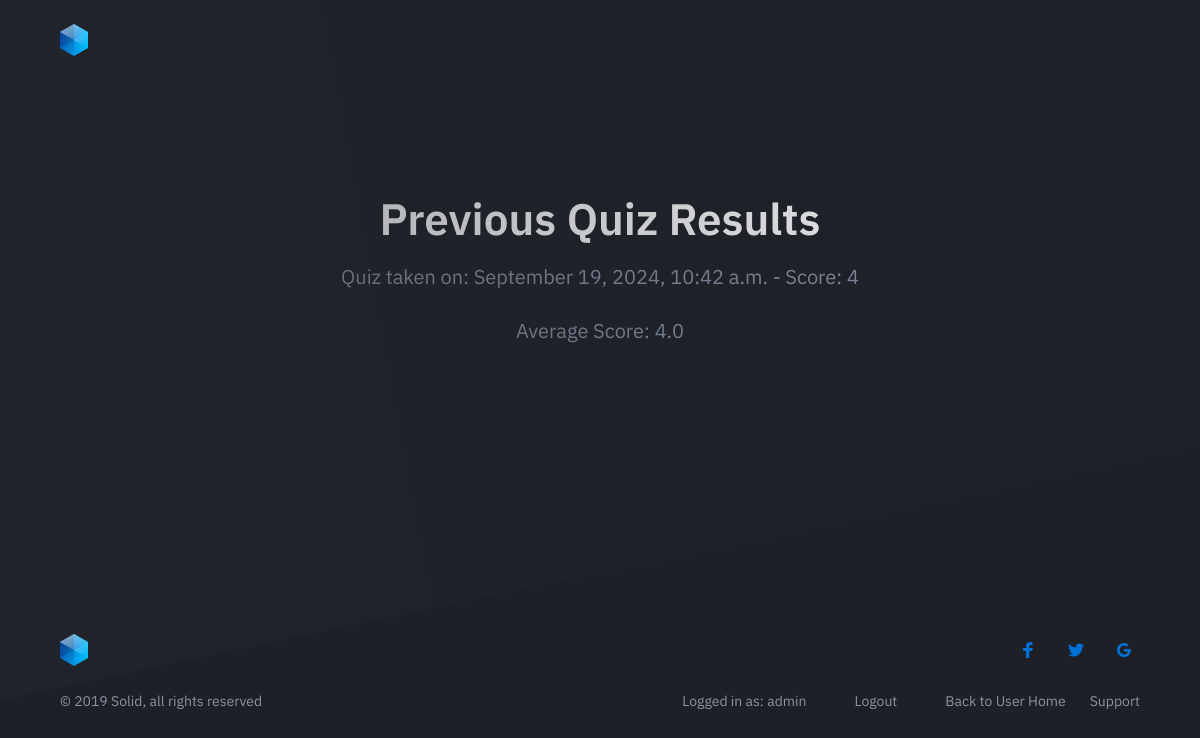
/quiz/previous-results/ (signed in), run on an earlier commit of the app's database.
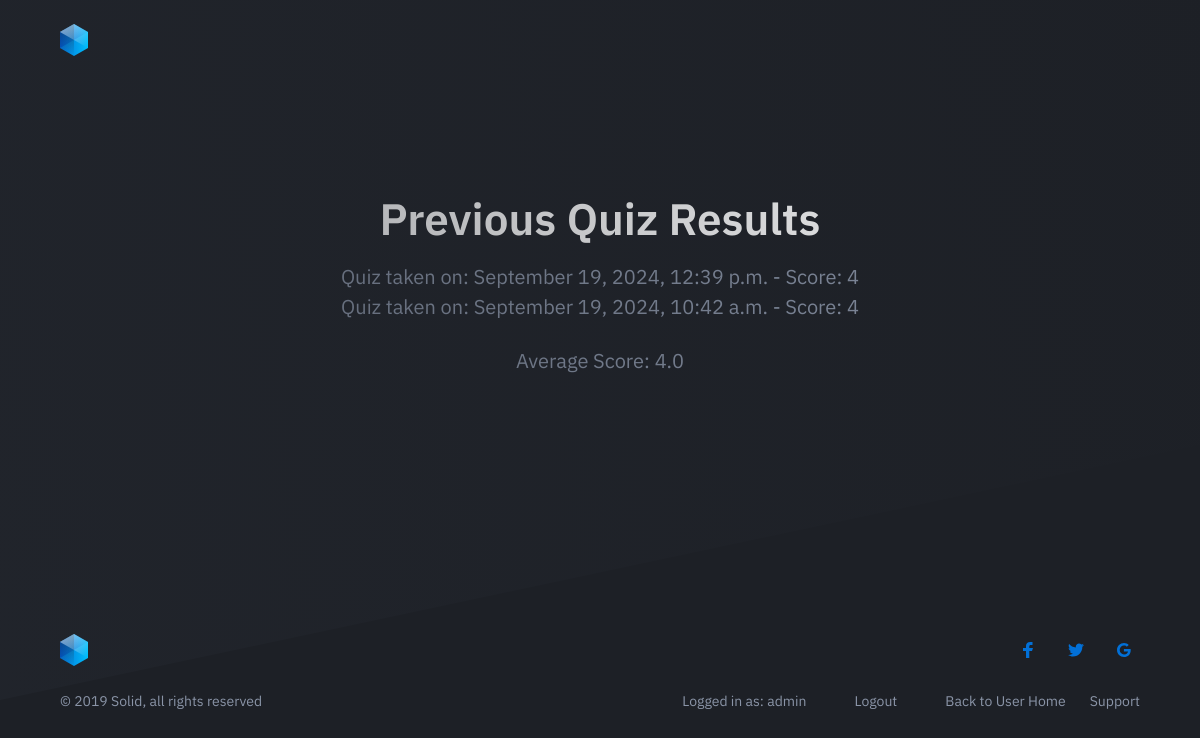
And on a later commit of the database.
### quiz/models.py (models this page shows)
class UserResult(models.Model):
    user = models.ForeignKey(User, on_delete=models.CASCADE)
    score = models.IntegerField()
    completed_at = models.DateTimeField(auto_now_add=True)

### quiz/views.py (the view)
# urls.py: path('previous-results/', views.previous_results_view, name='previous_results'),
@login_required
def previous_results_view(request):
    results = UserResult.objects.filter(user=request.user).order_by('-completed_at')  # Fetch and sort results by date
    average_score = results.aggregate(models.Avg('score'))['score__avg']  # Calculate average score
    return render(request, 'quiz/previous_results.html', {
        'results': results,
        'average_score': average_score
    })

### quiz/templates/quiz/previous_results.html (shortened to what this page needs)
{% load static %}
<!DOCTYPE html>
<html lang="en">
<head>
    <link rel="stylesheet" href="{% static 'homepage/css/style.css' %}">
</head>
<body class="is-boxed has-animations">
    <div class="body-wrap">
        <header class="site-header">
            <div class="container">
                <div class="site-header-inner">
                    <div class="brand header-brand">
                        <h1 class="m-0">
                            <a href="#">
                                <img class="header-logo-image" src="{% static 'homepage/images/logo.svg' %}" alt="Logo">
                            </a>
                        </h1>
                    </div>
                </div>
            </div>
        </header>
        <main>
            <section class="hero">
                <div class="container text-center">
                    <h1>Previous Quiz Results</h1>
                    <div class="results-container">
                        {% if results %}
                            <ul class="list-reset">
                                {% for result in results %}
                                    <li>
                                        Quiz taken on: {{ result.completed_at|date:"F j, Y, g:i a" }} - Score: {{ result.score }}
                                    </li>
                                {% endfor %}
                            </ul>
                            <p>Average Score: {{ average_score|default:"No results yet" }}</p>
                        {% else %}
                            <p>No previous results found.</p>
                        {% endif %}
                    </div>
            </section>
        </main>
        <footer class="site-footer">
            <div class="container">
                <div class="site-footer-inner">
                    <div class="brand footer-brand">
                        <a href="#">
                            <img class="header-logo-image" src="{% static 'homepage/images/logo.svg' %}" alt="Logo">
                        </a>
                    </div>
                    <ul class="footer-links list-reset">
                        <li>
                            <p>Logged in as: {{ user.username }}</p>
                        </li>
                        <li>
                            <a href="{% url 'quiz:logout' %}" class="button-sm">Logout</a>
                        </li>
                        <li>
                            <a href="{% url 'quiz:user_home' %}">Back to User Home</a>
                        </li>
                        <li>
                            <a href="#">Support</a>
                        </li>
                    </ul>
                    <ul class="footer-social-links list-reset">
                        <li>
                            <a href="#">
                                <svg width="16" height="16" xmlns="http://www.w3.org/2000/svg">
                                    <path d="M6.023 16L6 9H3V6h3V4c0-2.7 1.672-4 4.08-4 1.153 0 2.144.086 2.433.124v2.821h-1.67c-1.31 0-1.563.623-1.563 1.536V6H13l-1 3H9.28v7H6.023z" fill="#0270D7"/>
                                </svg>
                            </a>
                        </li>
                        <li>
                            <a href="#">
                            </a>
                        </li>
                        <li>
                            <a href="#">
                                <svg width="16" height="16" xmlns="http://www.w3.org/2000/svg">
                                    <path d="M7.9 7v2.4H12c-.2 1-1.2 3-4 3-2.4 0-4.3-2-4.3-4.4 0-2.4 2-4.4 4.3-4.4 1.4 0 2.3.6 2.8 1.1l1.9-1.8C11.5 1.7 9.9 1 8 1 4.1 1 1 4.1 1 8s3.1 7 7 7c4 0 6.7-2.8 6.7-6.8 0-.5 0-.8-.1-1.2H7.9z" fill="#0270D7"/>
                                </svg>
                            </a>
                        </li>
                    </ul>
                    <div class="footer-copyright">&copy; 2019 Solid, all rights reserved</div>
                </div>
            </div>
        </footer>
    </div>
</body>
</html>

### static/homepage/css/style.css (style rules this page uses)
html { line-height: 1.15; -ms-text-size-adjust: 100%; -webkit-text-size-adjust: 100%; }
body { margin: 0; }
article, aside, footer, header, nav, section { display: block; }
h1 { font-size: 2em; margin: 0.67em 0; }
figcaption, figure, main { display: block; }
a { background-color: transparent; -webkit-text-decoration-skip: objects; }
img { border-style: none; }
svg:not(:root) { overflow: hidden; }
html { box-sizing: border-box; }
*, *:before, *:after { box-sizing: inherit; }
body { background: #1d2026; -moz-osx-font-smoothing: grayscale; -webkit-font-smoothing: antialiased; }
ul, ol { margin-top: 0; margin-bottom: 24px; padding-left: 24px; }
ul { list-style: disc; }
img { height: auto; max-width: 100%; vertical-align: middle; }
img, svg { display: block; }
html { font-size: 20px; line-height: 30px; }
body { color: #8a94a7; font-size: 1rem; }
body, button, input, select, textarea { font-family: "IBM Plex Sans", sans-serif; }
a { color: #8a94a7; text-decoration: underline; }
h1, h2, h3, h4, h5, h6, .h1, .h2, .h3, .h4, .h5, .h6 { clear: both; color: #fff; font-weight: 600; }
h1, .h1 { font-size: 38px; line-height: 48px; letter-spacing: 0px; }
@media (min-width: 641px) { h1, .h1 { font-size: 44px; line-height: 54px; letter-spacing: 0px; } }
h1, h2, .h1, .h2 { margin-top: 48px; margin-bottom: 16px; }
p { margin-top: 0; margin-bottom: 24px; }
.container, .container-sm { width: 100%; margin: 0 auto; padding-left: 16px; padding-right: 16px; }
@media (min-width: 481px) { .container, .container-sm { padding-left: 24px; padding-right: 24px; } }
.container { max-width: 1128px; }
.list-reset { list-style: none; padding: 0; }
.text-center { text-align: center; }
.m-0 { margin: 0; }
.button-sm { padding: 8px 24px; height: 32px; }
.site-header { padding: 24px 0; }
.site-header-inner { position: relative; display: flex; justify-content: space-between; align-items: center; }
@media (min-width: 641px) { .site-header { position: relative; } }
@media (min-width: 641px) { .site-header::before { content: ""; position: absolute; top: 0; left: 0; width: 100%; height: 700px; background: #242830; background: linear-gradient(80deg, rgba(36, 40, 48, 0.5) 0%, rgba(36, 40, 48, 0) 100%); transform-origin: 0; transform: skewY(-12deg); } }
.hero { text-align: center; padding-top: 48px; padding-bottom: 88px; }
@media (min-width: 641px) { .hero { text-align: left; padding-top: 64px; padding-bottom: 88px; } }
.is-boxed { background: #242830; }
.body-wrap { background: #1d2026; overflow: hidden; display: flex; flex-direction: column; min-height: 100vh; }
main { flex: 1 0 auto; }
.site-footer { font-size: 14px; line-height: 22px; letter-spacing: 0px; }
.site-footer a { color: #8a94a7; text-decoration: none; }
.site-footer-inner { position: relative; display: flex; flex-wrap: wrap; padding-top: 48px; padding-bottom: 48px; }
.footer-brand, .footer-links, .footer-social-links, .footer-copyright { flex: none; width: 100%; display: inline-flex; justify-content: center; }
.footer-brand, .footer-links, .footer-social-links { margin-bottom: 24px; }
.footer-social-links li { display: inline-flex; }
.footer-social-links li + li { margin-left: 16px; }
.footer-social-links li a { padding: 8px; }
.footer-links li + li { margin-left: 24px; }
@media (min-width: 641px) { .site-footer { margin-top: 20px; } }
@media (min-width: 641px) { .site-footer-inner { justify-content: space-between; padding-top: 64px; padding-bottom: 64px; } }
@media (min-width: 641px) { .footer-brand, .footer-links, .footer-social-links, .footer-copyright { flex: 50%; } }
@media (min-width: 641px) { .footer-brand, .footer-copyright { justify-content: flex-start; } }
@media (min-width: 641px) { .footer-links, .footer-social-links { justify-content: flex-end; } }
@media (min-width: 641px) { .footer-links { order: 1; margin-bottom: 0; } }

What changed in the data, as far as the page shows it:
added UserResult: completed_at "September 19, 2024, 12:39 p.m.", score "4"
